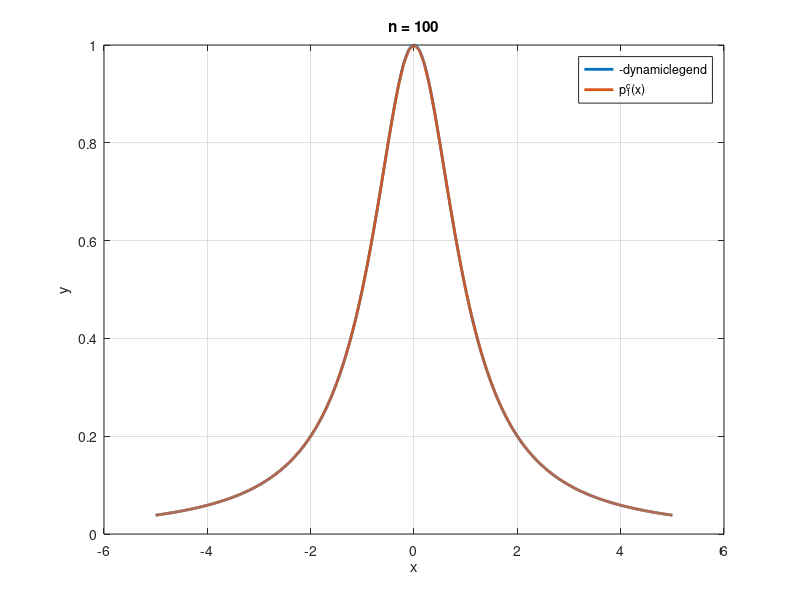
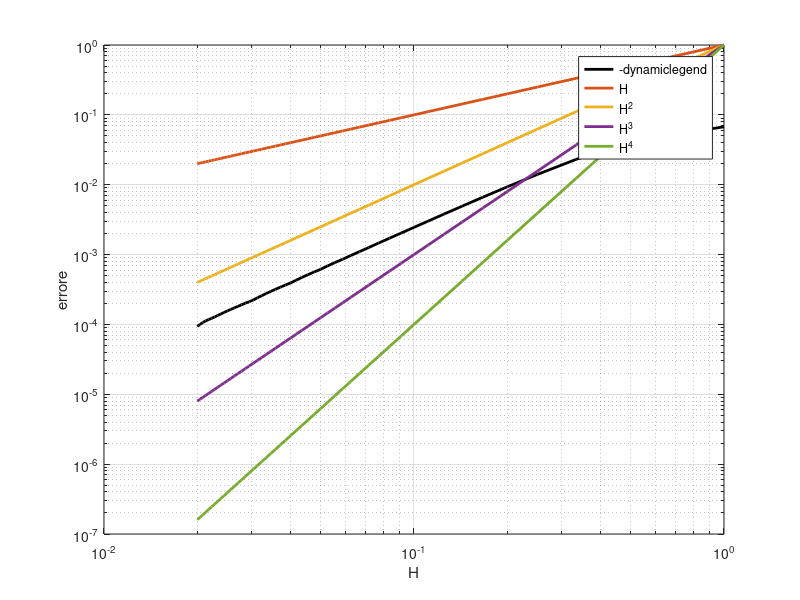

MATLAB code to generate these figures, in order:
clear
close all
clc

set(0,'DefaultFigureWindowStyle','docked')


% es interpolazione3
% dati
f=@(x)1./(x.^2+1);
xa=-5; xb=5;
% vettore x1 dei punti piu' fitti necessari per disegnare e calcolare
% l'errore
x1=linspace(xa,xb,2000)';
% valuto la f nei punti x1
f1=f(x1);
% vettori per rappresentare l'errore al variare di H
ERR=[]; H=[];
for n=10:10:500
    % devo definire i vettori x e y necessari all'interpolazione
    x=linspace(xa,xb,n+1)';
    y=f(x);


    % valuto p1c nei nodi x1
            y1=interp1(x,y,x1);



    % valuto la spline cubica
            %y1=spline(x,y,x1);



    % disegno
    if n <=100
        figure(1);clf
        plot(x1,f1,'linewidth',2,'Displayname','f(x)')
        legend('-dynamiclegend')
        hold on
        plot(x1,y1,'LineWidth',2,'DisplayName','p_1^c(x)')
        grid on
        xlabel('x')
        ylabel('y')
        title(['n = ',num2str(n)])
        pause(0.4)
    end
    % calcolo l'errore
    err=norm(y1-f1,'inf');
    H=[H,(xb-xa)/n];
    ERR=[ERR,err];
end

%% disegno l'andamento dell'errore al variare di H
figure(2); 
loglog(H,ERR,'Linewidth',2,'DisplayName','errore','Color','k')
legend('-dynamiclegend')
hold on

loglog(H,H,'Linewidth',2,'DisplayName','H')
loglog(H,H.^2,'Linewidth',2,'DisplayName','H^2')
loglog(H,H.^3,'Linewidth',2,'DisplayName','H^3')
loglog(H,H.^4,'Linewidth',2,'DisplayName','H^4')

grid on
xlabel('H')
ylabel('errore')

% l'errore per quanto riguarda la spline cubica è dell'ordine H^2
% mentre per quanto riguarda la spline l'ordine H^4
